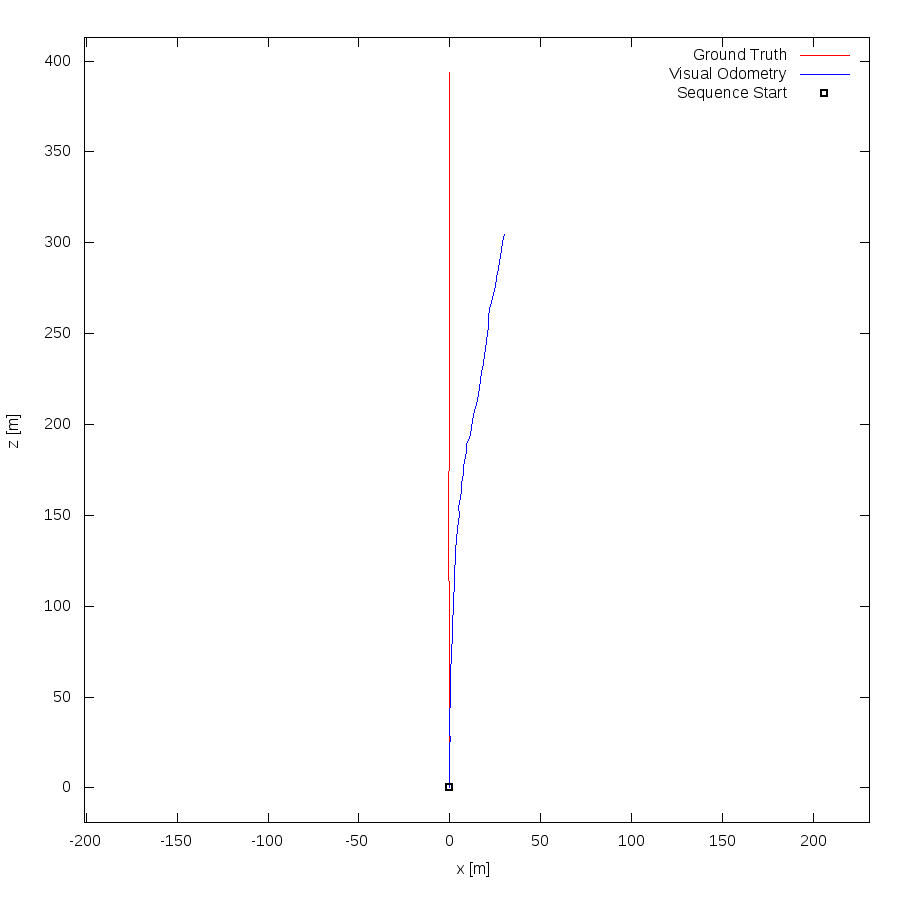

gnuplot code for this plot:
set term postscript eps enhanced color
set output "04.eps"
set size ratio -1
set xrange [-201:231]
set yrange [-19:413]
set xlabel "x [m]"
set ylabel "z [m]"
plot "04.txt" using 1:2 lc rgb "#FF0000" title 'Ground Truth' w lines,"04.txt" using 3:4 lc rgb "#0000FF" title 'Visual Odometry' w lines,"< head -1 04.txt" using 1:2 lc rgb "#000000" pt 4 ps 1 lw 2 title 'Sequence Start' w points
